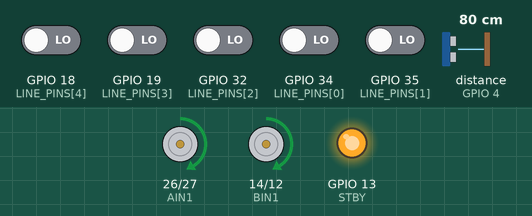
This sketch was run on a simulated ESP32. On the bench: motor-driver pin pairs drawn as motors (green arrow = first pin HIGH = forward, orange = second pin HIGH = backward, longer = more drive, scaled by the enable pin, stopped while the standby pin is LOW), output pins drawn as LEDs (lit = HIGH). Wiring (inferred from the names in the program): ultrasonic range finder: trigger GPIO 5; echo GPIO 4. The inputs (shaded band) are chosen by the test bench; at power-on: GPIO 18 (LINE_PINS[4]), GPIO 19 (LINE_PINS[3]), GPIO 32 (LINE_PINS[2]), GPIO 34 (LINE_PINS[0]), GPIO 35 (LINE_PINS[1]) LOW, distance to the obstacle (sensor on GPIO 4) 80 cm. The echo pulse lasts 58.3 µs per cm; pins used as bus, display or sensor lines are not drawn; what the sketch prints to the serial monitor is not drawn.

Above: at 0.16 s.
Timing chart, 0 to 1.8 s (numbered marks = the images above):
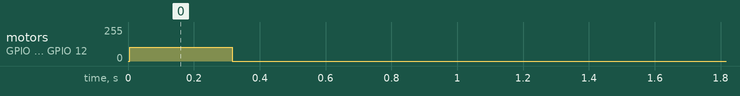

The sketch:

nexus_agv.ino
```cpp
/*
  NEXUS — ESP32 + TB6612FNG + 2WD differential drive
  + 5-channel digital IR line sensor + HC-SR04.

  IMPORTANT:
  Confirm wiring and sensor polarity for your actual modules.
  ESP32 GPIOs are not 5V tolerant. Use level shifting where required.
  Test with wheels lifted before floor testing.
*/

#include <Arduino.h>

// TB6612FNG motor driver
const int AIN1 = 26;
const int AIN2 = 27;
const int PWMA = 25;   // Left motor PWM
const int BIN1 = 14;
const int BIN2 = 12;
const int PWMB = 33;   // Right motor PWM
const int STBY = 13;

// Five digital line sensor outputs, left to right
const int LINE_PINS[5] = {34, 35, 32, 19, 18};

// HC-SR04
const int TRIG_PIN = 5;
const int ECHO_PIN = 4; // Use voltage divider / level shifter on ECHO

// Tune after testing your exact chassis and sensors
const bool LINE_IS_LOW_ON_BLACK = true;
const int BASE_SPEED = 105;          // 0..180 initial safe range
const int MAX_SPEED = 180;
const float KP = 27.0;
const int OBSTACLE_STOP_CM = 20;
const unsigned long STATION_BAR_MS = 300;
const unsigned long LINE_LOST_TIMEOUT_MS = 700;

const int PWM_FREQ = 1000;
const int PWM_RESOLUTION = 8;

bool taskComplete = false;
unsigned long stationStart = 0;
unsigned long lineLostStart = 0;

void setMotor(int in1, int in2, int pwmPin, int speedValue) {
  int speed = constrain(abs(speedValue), 0, MAX_SPEED);
  if (speedValue > 0) {
    digitalWrite(in1, HIGH);
    digitalWrite(in2, LOW);
  } else if (speedValue < 0) {
    digitalWrite(in1, LOW);
    digitalWrite(in2, HIGH);
  } else {
    digitalWrite(in1, LOW);
    digitalWrite(in2, LOW);
  }
  ledcWrite(pwmPin, speed);
}

void drive(int left, int right) {
  setMotor(AIN1, AIN2, PWMA, left);
  setMotor(BIN1, BIN2, PWMB, right);
}

void stopMotors() {
  drive(0, 0);
}

bool seesLine(int pin) {
  int reading = digitalRead(pin);
  return LINE_IS_LOW_ON_BLACK ? (reading == LOW) : (reading == HIGH);
}

long readDistanceCm() {
  digitalWrite(TRIG_PIN, LOW);
  delayMicroseconds(3);
  digitalWrite(TRIG_PIN, HIGH);
  delayMicroseconds(10);
  digitalWrite(TRIG_PIN, LOW);

  unsigned long duration = pulseIn(ECHO_PIN, HIGH, 25000UL);
  if (duration == 0) return 999;
  return (long)(duration * 0.0343 / 2.0);
}

float readLinePosition(bool &anyLine, bool &stationBar) {
  const int weights[5] = {-2, -1, 0, 1, 2};
  int count = 0;
  int weightedSum = 0;

  for (int i = 0; i < 5; i++) {
    if (seesLine(LINE_PINS[i])) {
      count++;
      weightedSum += weights[i];
    }
  }

  anyLine = count > 0;
  stationBar = count == 5;
  if (!anyLine) return 999.0;
  return (float)weightedSum / count;
}

void setup() {
  Serial.begin(115200);

  pinMode(AIN1, OUTPUT);
  pinMode(AIN2, OUTPUT);
  pinMode(BIN1, OUTPUT);
  pinMode(BIN2, OUTPUT);
  pinMode(STBY, OUTPUT);
  digitalWrite(STBY, HIGH); // Enable TB6612FNG

  ledcAttach(PWMA, PWM_FREQ, PWM_RESOLUTION);
  ledcAttach(PWMB, PWM_FREQ, PWM_RESOLUTION);

  for (int i = 0; i < 5; i++) pinMode(LINE_PINS[i], INPUT);

  pinMode(TRIG_PIN, OUTPUT);
  pinMode(ECHO_PIN, INPUT);

  stopMotors();
  Serial.println("NEXUS ready. Verify motor direction and sensor polarity.");
}

void loop() {
  if (taskComplete) {
    stopMotors();
    delay(50);
    return;
  }

  // Obstacle safety has highest priority.
  long distance = readDistanceCm();
  if (distance <= OBSTACLE_STOP_CM) {
    stopMotors();
    stationStart = 0;
    Serial.printf("Obstacle at %ld cm — stopped.\\n", distance);
    delay(80);
    return;
  }

  bool anyLine = false;
  bool stationBar = false;
  float position = readLinePosition(anyLine, stationBar);

  // A wide black bar across all sensors marks the destination.
  if (stationBar) {
    if (stationStart == 0) stationStart = millis();
    if (millis() - stationStart >= STATION_BAR_MS) {
      stopMotors();
      taskComplete = true;
      Serial.println("Station reached — task complete.");
      return;
    }
  } else {
    stationStart = 0;
  }

  // Stop safely if the route line is lost.
  if (!anyLine) {
    if (lineLostStart == 0) lineLostStart = millis();
    stopMotors();
    if (millis() - lineLostStart > LINE_LOST_TIMEOUT_MS) {
      Serial.println("Line lost — robot remains stopped.");
    }
    delay(30);
    return;
  }

  lineLostStart = 0;

  // Proportional steering for differential drive.
  int correction = (int)(KP * position);
  int leftSpeed = constrain(BASE_SPEED + correction, 0, MAX_SPEED);
  int rightSpeed = constrain(BASE_SPEED - correction, 0, MAX_SPEED);
  drive(leftSpeed, rightSpeed);

  Serial.printf("Distance=%ld cm | position=%.2f | L=%d R=%d\\n",
                distance, position, leftSpeed, rightSpeed);
  delay(10);
}
```

Measured:
- by itself, motor on GPIO 26 (AIN1) / GPIO 27 (AIN2), motor on GPIO 14 (BIN1) / GPIO 12 (BIN2): stopped → forward 105/255 at 0.01 s, → stopped 0.31 s later
